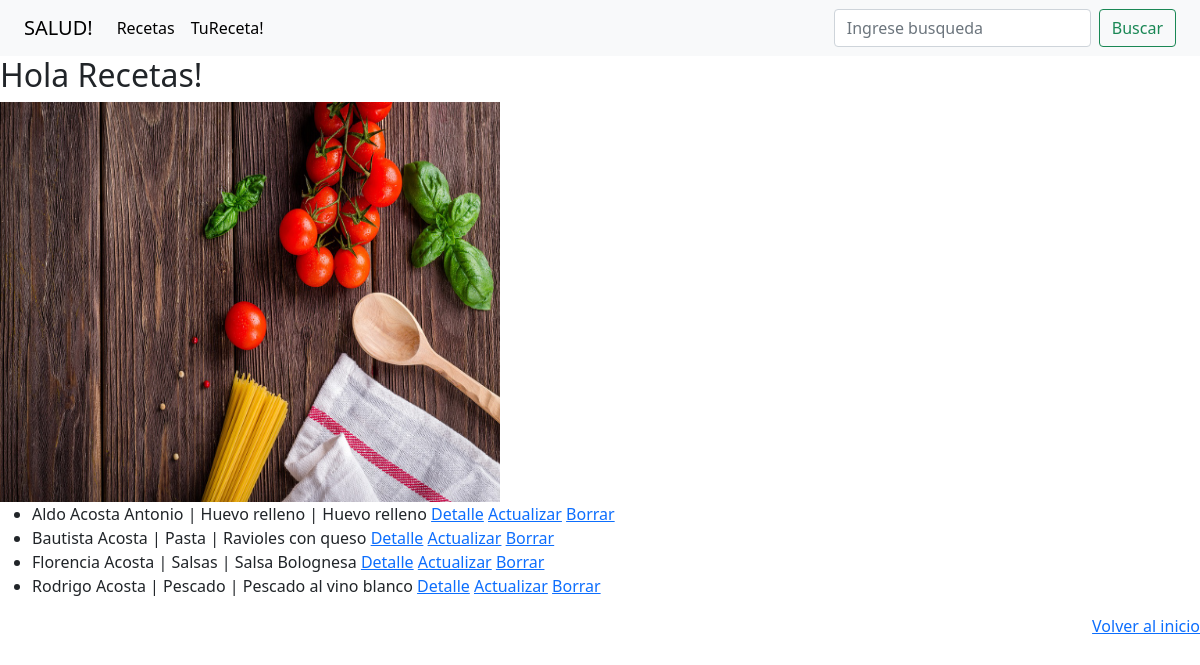
/recetas/list, run on the app's committed database.
### Recetas/models.py (models this page shows, shortened)
class MundoRecetas(models.Model):
    nombre = models.CharField(max_length=50)
    grupo = models.CharField(max_length=100)
    receta = models.CharField(max_length=100)
    detalle = models.CharField(max_length=200)
    fecha = models.DateTimeField(auto_now=True)

### Recetas/views.py (the view)
# urls.py: path('recetas/list', MundoRecetasList.as_view(), name='recetas-list'),
class MundoRecetasList(ListView):
    model = MundoRecetas
    context_object_name = 'nombres'

### Recetas/templates/Recetas/MundoRecetas_list.html
{% extends 'Recetas/index.html' %}
{% load static %}
{% block principal %}
<div >
    <h2>Hola Recetas!</h2>
    <img src="{% static  'Recetas/assets/recetas.jpg' %}"  height="400" width="500" alt="Foto">
</div>
<ul>
        {% for n in nombres %}
            <li>
                {{n.nombre}} | {{n.grupo}} | {{n.receta}}
                <a href="{% url 'recetas-detail' n.id %}">Detalle</a>
                <a href="{% url 'recetas-update' n.id %}">Actualizar</a>
                <a href="{% url 'recetas-delete' n.id %}">Borrar</a>
            </li>
        {% endfor %}
</ul>
{% endblock %}

### Recetas/templates/Recetas/index.html (shortened to what this page needs)
<!DOCTYPE html>
<html lang="en">
{% load static %}
<head>
    <link href="https://cdn.jsdelivr.net/npm/bootstrap@5.3.0-alpha3/dist/css/bootstrap.min.css" rel="stylesheet">
    <link href="https://cdn.jsdelivr.net/npm/bootstrap@5.0.0-beta1/dist/css/bootstrap.min.css" rel="stylesheet">
    <nav class="navbar navbar-expand-lg bg-body-tertiary" >
        <div class="container-fluid">
            <a class="navbar-brand" href="{% url 'recetas' %}">SALUD! </a>
          <div class="collapse navbar-collapse" id="navbarSupportedContent">
                <ul class="navbar-nav me-auto mb-2 mb-lg-0">
                    <li class="nav-item">
                        <a class="nav-link active" aria-current="page" href="{% url 'recetas-list' %}">Recetas</a>
                    </li>
                    <li class="nav-item">
                        <a class="nav-link active" href='{% url 'recetas-create' %}'>TuReceta!</a>
                    </li>
                    <li class="nav-item">
                        <a class="nav-link active" href=''></a>
                    </li>
                    <li class="nav-item">
                        <a class="nav-link active" href=''></a>
                    </li>
                </ul>
                <form action="{% url 'recetas-search' %}" class="d-flex" role="search">
                    <input class="form-control me-2" name="criterio"  type="search" placeholder="Ingrese busqueda" aria-label="Search">
                    <button class="btn btn-outline-success" type="submit">Buscar</button>
                </form>
          </div>
        </div>
    </nav>
</head>
</html>
<body>
    {% block principal %}{% endblock %}
    <footer>
        <div style="text-align: right;" >
            <a href="{% url 'recetas' %}">Volver al inicio</a>
        </div>
    </footer>
</body>
</html>

### data on the page
MundoRecetas: nombre "Aldo Acosta Antonio", grupo "Huevo relleno", receta "Huevo relleno"
MundoRecetas: nombre "Bautista Acosta", grupo "Pasta", receta "Ravioles con queso"
MundoRecetas: nombre "Florencia Acosta", grupo "Salsas", receta "Salsa Bolognesa"
MundoRecetas: nombre "Rodrigo Acosta", grupo "Pescado", receta "Pescado al vino blanco"
